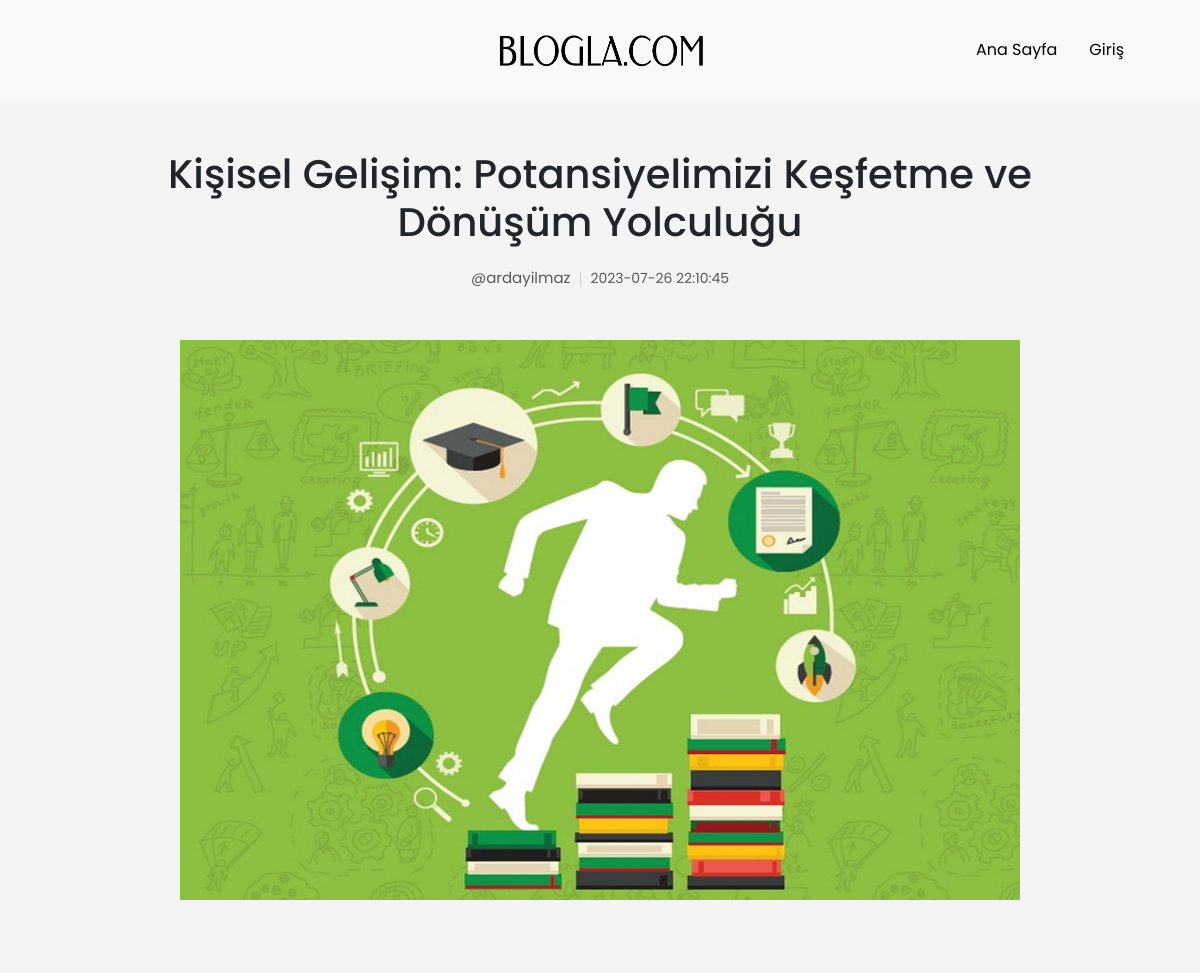
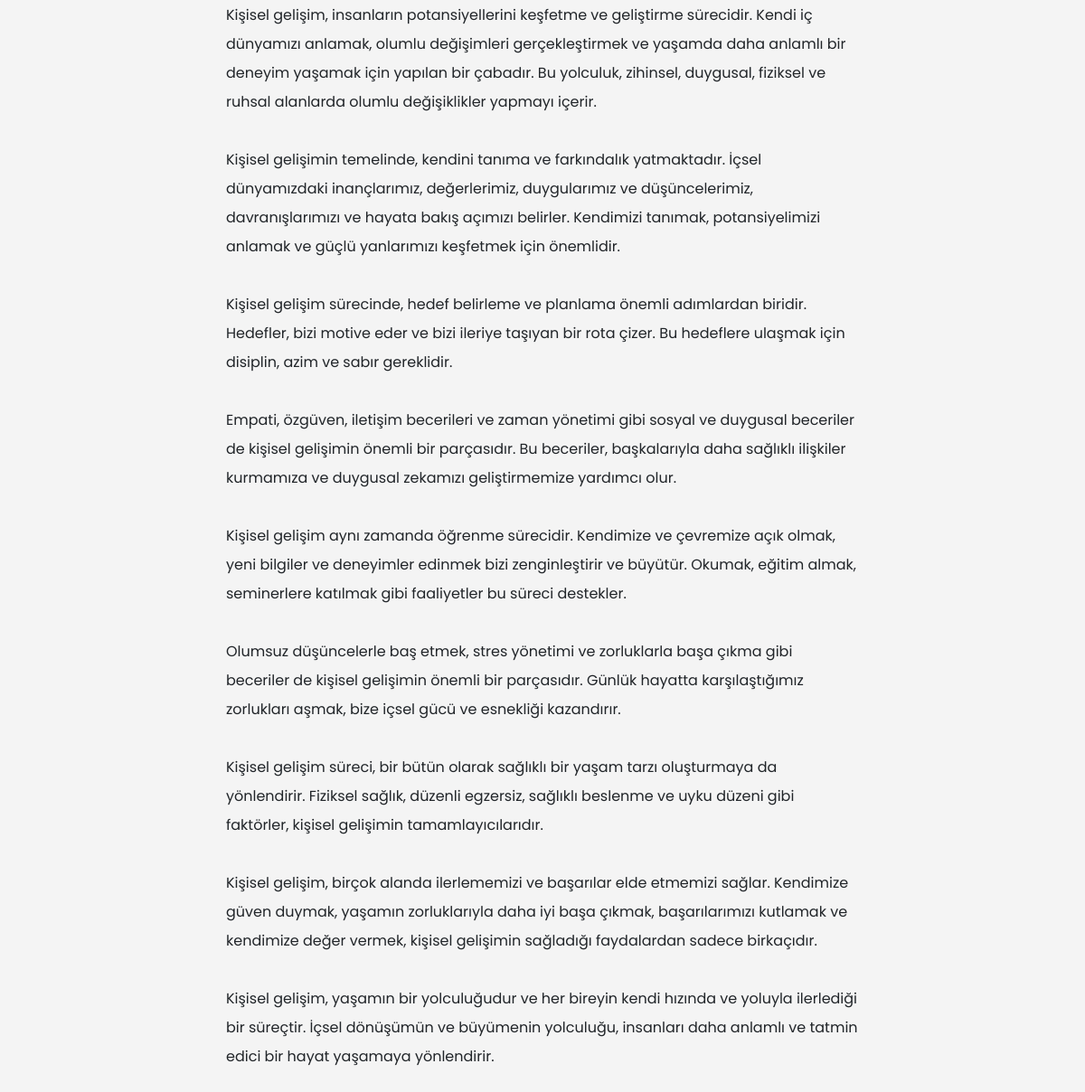
Screenshot of /pages/post.php?icerik_id=42 with the database file from the repository (2 pictures, top to bottom).
### tables this page shows
CREATE TABLE `blog_yazi` (
  `icerik_id` int(11) NOT NULL,
  `baslik` varchar(80) NOT NULL,
  `icerik` text NOT NULL,
  `aciklama` text NOT NULL,
  `dosya` varchar(355) NOT NULL,
  `kategori` int(11) NOT NULL,
  `yayinlanma_tarihi` datetime NOT NULL DEFAULT current_timestamp(),
  `yazar` varchar(50) NOT NULL,
  `yayinlayan_kullanici` int(11) NOT NULL
);

### pages/post.php (the view, shortened to what this page needs)
<?php
include '../include/header.php';
if (isset($_GET['icerik_id'])) {
    $id = $_GET['icerik_id'];
    $query = $db->prepare("SELECT * FROM blog_yazi WHERE icerik_id = :icerik_id");
    $query->bindParam(':icerik_id', $id);
    $query->execute();
    $icerik = $query->fetch(PDO::FETCH_ASSOC);
?>
    <!DOCTYPE html>
    <html lang="en">
    <head>
        <link rel="stylesheet" href="../assets/css/post.css?v=2">
        <link rel="stylesheet" href="../assets/css/header.css?v=2">
    </head>
    <?php
    if ($icerik) {
    ?>
        <body>
            <div class="post-card">
                <div class="post-header">
                    <h1><?php echo $icerik['baslik']; ?></h1>
                </div>
                <div class="post-bilgi">
                    <p class="card-text"> <small class="text-body-secondary">
                            <a class="yazaradi" href="kullanici_blog.php?yayinlayan_kullanici=<?php echo $icerik['yayinlayan_kullanici']; ?>">
                                @<?php echo $icerik['yazar']; ?> </a>
                            <span class="separator"></span> <?php echo $icerik['yayinlanma_tarihi']; ?>
                        </small>
                    </p>
                </div>
                <div class="post-images">
                    <img src="../assets/images/<?php echo $icerik['dosya']; ?>" alt="gorsel" width="70%" height="auto">
                </div>
                <div class="content">
                    <p> <?php echo $icerik['icerik']; ?> </p>
                </div>
            </div>
    <?php
    } else {
        echo "İçerik bulunamadı.";
    }
} else {
    echo "Geçersiz parametre.";
}
    ?>
        </body>
    </html>

### assets/css/header.css (style rules this page uses)
* { font-family: 'Poppins', sans-serif; text-decoration: none; }

### assets/css/post.css (style rules this page uses)
* { font-family: 'Poppins', sans-serif; text-decoration: none; }
body { padding: 0; margin: 0; text-align: center; height: 100vh; width: 100%; background-color: #f4f4f4; }
.post-header { width: 900px; margin: auto; }
.post-header h1 { text-align: center; margin-top: 50px; }
.post-bilgi { margin-top: 20px; }
.card-text a { margin-top: 2px; color: var(--bs-secondary-color); text-decoration: none; font-size: 15px; }
.post-images { margin: auto; margin-top: 50px; }
.content { margin-top: 50px; margin-left: 250px; margin-right: 250px; white-space: pre-line; }
.content p { text-align: left; line-height: 2; padding-bottom: 1em }

### rows the page displays
blog_yazi: baslik "Kişisel Gelişim: Potansiyelimizi Keşfetme ve Dönüşüm Yolculuğu", yazar "ardayilmaz", yayinlanma_tarihi "2023-07-26 22:10:45", dosya (picture), icerik "Kişisel gelişim, insanların potansiyellerini keşfetme ve geliştirme sürecidir. Kendi iç dünyamızı anlamak, olumlu değişimleri gerçekleştirmek ve yaşamda daha anlamlı bir deneyim yaşamak için yapılan bir çabadır. Bu yolculuk, zihinsel, duygusal, fiziksel ve ruhsal alanlarda olumlu değişiklikler yapmayı içerir. Kişisel gelişimin temelinde, kendini tanıma ve farkındalık yatmaktadır. İçsel dünyamızdaki inançlarımız, değerlerimiz, duygularımız ve düşüncelerimiz, davranışlarımızı ve hayata bakış açımızı belirler. Kendimizi tanımak, potansiyelimizi anlamak ve güçlü yanlarımızı keşfetmek için önemlidir. Kişisel gelişim sürecinde, hedef belirleme ve planlama önemli adımlardan biridir. Hedefler, bizi…"
